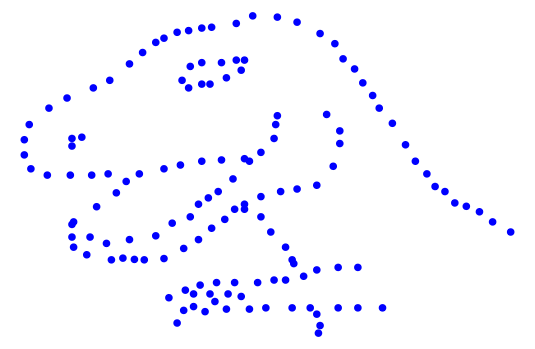

Write the R code that produced this figure.
library(ggplot2)
library(datasauRus)
library(dplyr)
library(tidyr)
ggplot(datasaurus_dozen, aes(x=x, y=y, colour=dataset))+
  geom_point()+
  theme_void()+
  theme(legend.position = "none")+
  facet_wrap(~dataset, ncol=3)
library(tibble)
dt <- as_tibble(datasaurus_dozen)
dt_grp <- group_by(datasaurus_dozen,dataset)

dt_meanx <- summarize(dt_grp,mx=mean(x))
dt_meany <- summarize(dt_grp,my=mean(y))
dt_sdx <- summarize(dt_grp,sdx=sd(x))
dt_sdy <- summarize(dt_grp,sdy=sd(y))
dt_corr <- summarize(dt_grp,cor=cor(x,y))
dt_meanx$mx <- round(dt_meanx$mx,2)
dt_meany$my <- round(dt_meany$my,2)
dt_sdx$sdx <- round(dt_sdx$sdx,2)
dt_sdy$sdy <- round(dt_sdy$sdy,2)
dt_corr$cor <- round(dt_corr$cor,2)
dt_join <- right_join(dt_meanx, dt_meany, by = "dataset")
dt_join <- right_join(dt_join, dt_meany, by = "dataset")
dt_join <- right_join(dt_join, dt_sdx, by = "dataset")
dt_join <- right_join(dt_join, dt_sdy, by = "dataset")
dt_join <- right_join(dt_join, dt_corr, by = "dataset")
glimpse(dt_join)
filter(datasaurus_dozen,dataset=="dino") %>% 
ggplot( aes(x=x, y=y))+
  geom_point(colour="blue", size=2)+
  theme_void()+
  theme(legend.position = "none")
